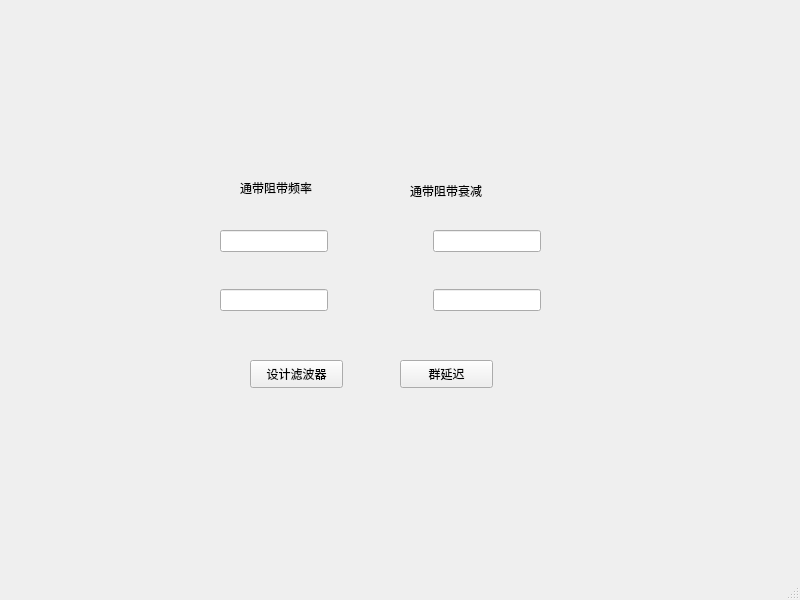
<?xml version="1.0" encoding="UTF-8"?>
<ui version="4.0">
 <class>MainWindow</class>
 <widget class="QMainWindow" name="MainWindow">
  <property name="geometry">
   <rect>
    <x>0</x>
    <y>0</y>
    <width>800</width>
    <height>600</height>
   </rect>
  </property>
  <property name="windowTitle">
   <string>MainWindow</string>
  </property>
  <widget class="QWidget" name="centralwidget">
   <widget class="QLabel" name="label">
    <property name="geometry">
     <rect>
      <x>240</x>
      <y>180</y>
      <width>101</width>
      <height>16</height>
     </rect>
    </property>
    <property name="text">
     <string>通带阻带频率</string>
    </property>
   </widget>
   <widget class="QLabel" name="label_2">
    <property name="geometry">
     <rect>
      <x>410</x>
      <y>180</y>
      <width>111</width>
      <height>21</height>
     </rect>
    </property>
    <property name="text">
     <string>通带阻带衰减</string>
    </property>
   </widget>
   <widget class="QPushButton" name="pushButton">
    <property name="geometry">
     <rect>
      <x>250</x>
      <y>360</y>
      <width>93</width>
      <height>28</height>
     </rect>
    </property>
    <property name="text">
     <string>设计滤波器</string>
    </property>
   </widget>
   <widget class="QWidget" name="layoutWidget">
    <property name="geometry">
     <rect>
      <x>220</x>
      <y>230</y>
      <width>321</width>
      <height>81</height>
     </rect>
    </property>
    <layout class="QGridLayout" name="gridLayout">
     <item row="2" column="2">
      <widget class="QLineEdit" name="lineEdit_3"/>
     </item>
     <item row="1" column="0">
      <spacer name="verticalSpacer">
       <property name="orientation">
        <enum>Qt::Vertical</enum>
       </property>
       <property name="sizeHint" stdset="0">
        <size>
         <width>20</width>
         <height>40</height>
        </size>
       </property>
      </spacer>
     </item>
     <item row="0" column="0">
      <widget class="QLineEdit" name="lineEdit"/>
     </item>
     <item row="0" column="2">
      <widget class="QLineEdit" name="lineEdit_2"/>
     </item>
     <item row="2" column="0">
      <widget class="QLineEdit" name="lineEdit_4"/>
     </item>
     <item row="0" column="1">
      <spacer name="horizontalSpacer">
       <property name="orientation">
        <enum>Qt::Horizontal</enum>
       </property>
       <property name="sizeHint" stdset="0">
        <size>
         <width>40</width>
         <height>20</height>
        </size>
       </property>
      </spacer>
     </item>
    </layout>
   </widget>
   <widget class="QPushButton" name="pushButton_2">
    <property name="geometry">
     <rect>
      <x>400</x>
      <y>360</y>
      <width>93</width>
      <height>28</height>
     </rect>
    </property>
    <property name="text">
     <string>群延迟</string>
    </property>
   </widget>
  </widget>
  <widget class="QMenuBar" name="menubar">
   <property name="geometry">
    <rect>
     <x>0</x>
     <y>0</y>
     <width>800</width>
     <height>26</height>
    </rect>
   </property>
  </widget>
  <widget class="QStatusBar" name="statusbar"/>
 </widget>
 <resources/>
 <connections/>
</ui>
